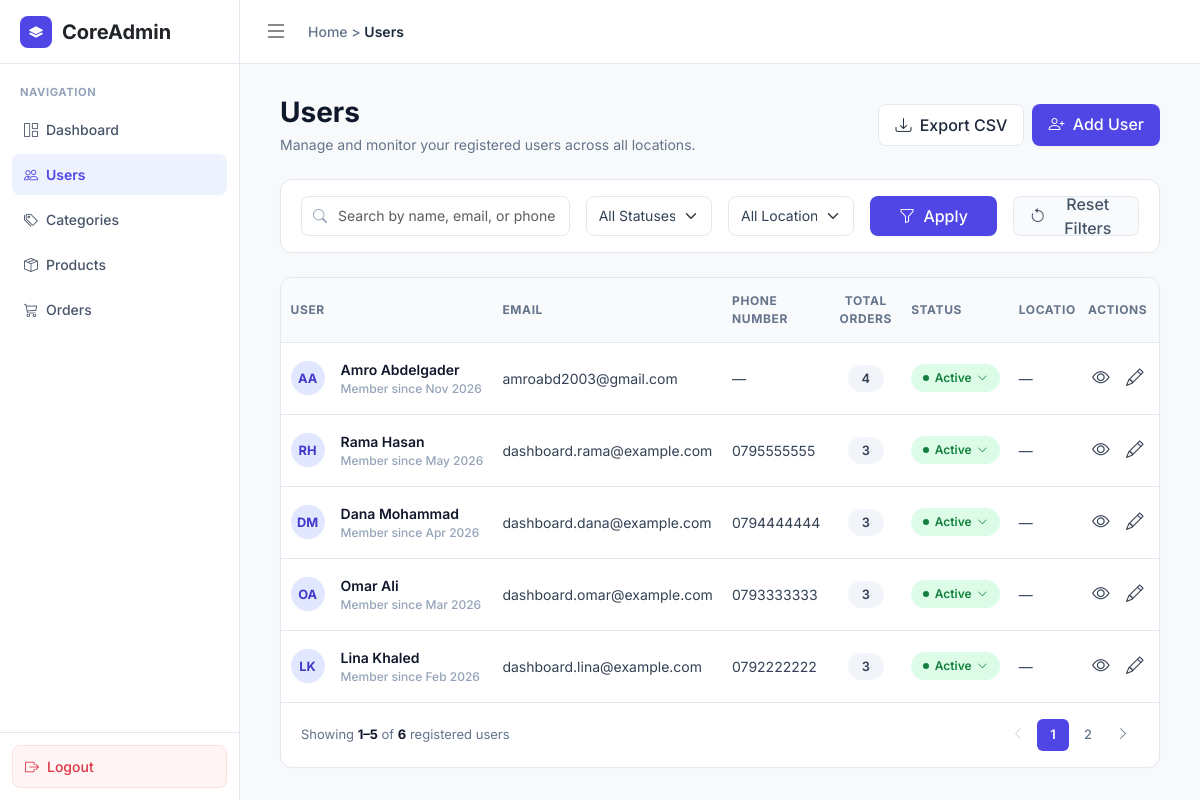
Page /admin/users.php (signed in) on the committed database.
### tables this page shows
CREATE TABLE `users` (
  `id` int(11) NOT NULL,
  `full_name` varchar(255) NOT NULL,
  `email` varchar(255) NOT NULL,
  `password_hash` varchar(255) NOT NULL,
  `phone` varchar(20) DEFAULT NULL,
  `created_at` timestamp NOT NULL DEFAULT current_timestamp(),
  `is_active` tinyint(1) NOT NULL DEFAULT 1
);

### admin/includes/helpers.php (called while the page is built, shortened)
<?php
function safe($text)
{
    return htmlspecialchars($text, ENT_QUOTES, "UTF-8");
}
function getInitials($fullName)
{
    $words = explode(" ", trim($fullName));
    $firstWord = $words[0];
    $lastWord = $words[count($words) - 1];
    $initials = mb_substr($firstWord, 0, 1);
    if (count($words) > 1) {
        $initials = $initials . mb_substr($lastWord, 0, 1);
    }
    return mb_strtoupper($initials);
}
function filterParams($search, $status, $country)
{
    $filters = [];
    return $filters;
}
function usersLink($pageNumber, $search, $status, $country)
{
    $filters = filterParams($search, $status, $country);
    $filters["page"] = $pageNumber;
    return "users.php?" . http_build_query($filters);
}
function exportLink($search, $status, $country)
{
    $filters = filterParams($search, $status, $country);
    if (count($filters) === 0) {
        return "user-export.php";
    }
    return "user-export.php?" . http_build_query($filters);
}

### app/models/user.php (called while the page is built, shortened)
<?php
class User
{
    private PDO $db;
    public function __construct(PDO $db)
    {
        $this->db = $db;
    }
    public function getAll(
        string $search = "",
        ?int $status = null,
        string $country = "",
        int $limit = 5,
        int $offset = 0
    ): array {
        [$where, $params] = $this->buildFilters($search, $status, $country);
        $sql = "SELECT u.id, u.full_name, u.email, u.phone, u.is_active, u.created_at,
                       (SELECT COUNT(*) FROM orders o WHERE o.user_id = u.id) AS total_orders,
                       (SELECT a.country FROM address a WHERE a.user_id = u.id
                        ORDER BY a.id LIMIT 1) AS country
                FROM users u
                $where
                ORDER BY u.id DESC
                LIMIT ? OFFSET ?";
        $stmt = $this->db->prepare($sql);
        $i = 1;
        $stmt->bindValue($i++, $limit, PDO::PARAM_INT);
        $stmt->bindValue($i, $offset, PDO::PARAM_INT);
        $stmt->execute();
        return $stmt->fetchAll();
    }
    public function countAll(
        string $search = "",
        ?int $status = null,
        string $country = ""
    ): int {
        [$where, $params] = $this->buildFilters($search, $status, $country);
        $sql = "SELECT COUNT(*) FROM users u $where";
        $stmt = $this->db->prepare($sql);
        $stmt->execute($params);
        return (int) $stmt->fetchColumn();
    }
    private function buildFilters(string $search, ?int $status, string $country): array
    {
        $conditions = [];
        $params = [];
        $where = $conditions ? "WHERE " . implode(" AND ", $conditions) : "";
        return [$where, $params];
    }
}

### admin/users.php (the view, shortened to what this page needs)
<?php
require_once __DIR__ . '/../app/models/user.php';
require_once __DIR__ . '/includes/helpers.php';
$database = new Database();
$db = $database->connect();
$userModel = new User($db);
$search = "";
$country = "";
$status = null;
$usersPerPage = 5;
$totalUsers = $userModel->countAll($search, $status, $country);
$totalPages = ceil($totalUsers / $usersPerPage);
$currentPage = 1;
$offset = ($currentPage - 1) * $usersPerPage;
$users = $userModel->getAll($search, $status, $country, $usersPerPage, $offset);
$firstShown = $offset + 1;
$lastShown = $offset + count($users);
require __DIR__ . '/includes/header.php';
?>
                <div class="page-header" id="users-top">
                    <div>
                        <h1 class="page-title">Users</h1>
                        <p class="page-subtitle">Manage and monitor your registered users across all locations.</p>
                    </div>
                    <div class="d-flex gap-2">
                        <a href="<?php echo safe(exportLink($search, $status, $country)); ?>" class="btn btn-outline-custom">
                            <i class="bi bi-download me-1"></i> Export CSV
                        </a>
                        <a href="#add-user" class="btn btn-brand">
                            <i class="bi bi-person-plus me-1"></i> Add User
                        </a>
                    </div>
                </div>
                <form method="get" action="users.php" class="filter-card">
                    <div class="row g-3">
                        <div class="col-lg-4 col-md-12">
                            <div class="filter-search">
                                <i class="bi bi-search"></i>
                                <input type="text" name="search" class="form-control"
                                       value="<?php echo safe($search); ?>"
                                       placeholder="Search by name, email, or phone number...">
                            </div>
                        </div>
                        <div class="col-lg-2 col-md-3">
                            <select name="status" class="form-select form-select-custom">
                                <option value="">All Statuses</option>
                            </select>
                        </div>
                        <div class="col-lg-2 col-md-3">
                            <select name="country" class="form-select form-select-custom">
                                <option value="">All Locations</option>
                            </select>
                        </div>
                        <div class="col-lg-2 col-md-3">
                            <button type="submit" class="btn btn-brand w-100">
                                <i class="bi bi-funnel me-1"></i> Apply
                            </button>
                        </div>
                        <div class="col-lg-2 col-md-3 text-end">
                            <a href="users.php" class="btn btn-reset w-100 justify-content-center">
                                <i class="bi bi-arrow-counterclockwise"></i> Reset Filters
                            </a>
                        </div>
                    </div>
                </form>
                <div class="table-card">
                    <div class="table-responsive">
                        <table class="custom-table">
                            <thead>
                                <tr>
                                    <th>USER</th>
                                    <th>EMAIL</th>
                                    <th>PHONE NUMBER</th>
                                    <th class="text-center">TOTAL ORDERS</th>
                                    <th>STATUS</th>
                                    <th>LOCATION</th>
                                    <th class="text-center">ACTIONS</th>
                                </tr>
                            </thead>
                            <tbody>
                                <?php foreach ($users as $user) { ?>
                                    <?php
                                    $memberSince = date("M Y", strtotime($user["created_at"]));
                                    $phone = "—";
                                    if ($user["phone"] !== null && $user["phone"] !== "") {
                                        $phone = $user["phone"];
                                    }
                                    if ($user["is_active"] == 1) {
                                        $statusText = "Active";
                                        $statusClass = "btn-status-pill";
                                    } else {
                                        $statusText = "Inactive";
                                        $statusClass = "btn-status-pill inactive";
                                    }
                                    ?>
                                    <tr>
                                        <td>
                                            <div class="d-flex align-items-center gap-3">
                                                <div class="user-initials"><?php echo safe(getInitials($user["full_name"])); ?></div>
                                                <div>
                                                    <div class="user-title"><?php echo safe($user["full_name"]); ?></div>
                                                    <div class="member-since">Member since <?php echo $memberSince; ?></div>
                                                </div>
                                            </div>
                                        </td>
                                        <td><?php echo safe($user["email"]); ?></td>
                                        <td class="text-nowrap"><?php echo safe($phone); ?></td>
                                        <td class="text-center">
                                            <span class="orders-pill"><?php echo $user["total_orders"]; ?></span>
                                        </td>
                                        <td>
                                            <details class="status-dropdown-wrapper">
                                                <summary class="<?php echo $statusClass; ?>">
                                                    <?php echo $statusText; ?> <i class="bi bi-chevron-down"></i>
                                                </summary>
                                            </details>
                                        </td>
                                        <td>
                                            <?php if ($user["country"] !== null) { ?>
                                                <span class="country-code"><?php echo safe(getCountryCode($user["country"])); ?></span>
                                                <?php echo safe($user["country"]); ?>
                                            <?php } else { ?>
                                                —
                                            <?php } ?>
                                        </td>
                                        <td>
                                            <div class="action-icons">
                                                <a href="user-view.php?id=<?php echo $user["id"]; ?>" class="action-btn" title="View"><i class="bi bi-eye"></i></a>
                                                <a href="#edit-user-<?php echo $user["id"]; ?>" class="action-btn" title="Edit"><i class="bi bi-pencil"></i></a>
                                            </div>
                                        </td>
                                    </tr>
                                <?php } ?>
                            </tbody>
                        </table>
                    </div>
                    <div class="table-footer">
                        <div class="pagination-info">
                            <?php if (count($users) === 0) { ?>
                                Showing <strong>0</strong>
                            <?php } else { ?>
                                Showing <strong><?php echo $firstShown; ?>–<?php echo $lastShown; ?></strong>
                            <?php } ?>
                            of <strong><?php echo $totalUsers; ?></strong> registered users
                        </div>
                        <ul class="custom-pagination">
                            <?php if ($currentPage > 1) { ?>
                                <li class="page-item">
                                    <a class="page-link" href="<?php echo safe(usersLink($currentPage - 1, $search, $status, $country)); ?>" title="Previous">
                                        <i class="bi bi-chevron-left"></i>
                                    </a>
                                </li>
                            <?php } else { ?>
                                <li class="page-item disabled">
                                    <span class="page-link"><i class="bi bi-chevron-left"></i></span>
                                </li>
                            <?php } ?>
                            <?php for ($pageNumber = 1; $pageNumber <= $totalPages; $pageNumber++) { ?>
                                <?php if ($pageNumber == $currentPage) { ?>
                                    <li class="page-item active">
                                        <span class="page-link"><?php echo $pageNumber; ?></span>
                                    </li>
                                <?php } else { ?>
                                    <li class="page-item">
                                        <a class="page-link" href="<?php echo safe(usersLink($pageNumber, $search, $status, $country)); ?>"><?php echo $pageNumber; ?></a>
                                    </li>
                                <?php } ?>
                            <?php } ?>
                            <?php if ($currentPage < $totalPages) { ?>
                                <li class="page-item">
                                    <a class="page-link" href="<?php echo safe(usersLink($currentPage + 1, $search, $status, $country)); ?>" title="Next">
                                        <i class="bi bi-chevron-right"></i>
                                    </a>
                                </li>
                            <?php } else { ?>
                                <li class="page-item disabled">
                                    <span class="page-link"><i class="bi bi-chevron-right"></i></span>
                                </li>
                            <?php } ?>
                        </ul>
                    </div>
                </div>
<?php require __DIR__ . '/includes/footer.php'; ?>

### rows in the picture
users: full_name "AA", full_name "Amro Abdelgader", created_at "Nov 2026", email "amroabd2003@gmail.com", phone "—", total_orders "4", is_active "Active"
users: full_name "RH", full_name "Rama Hasan", created_at "May 2026", email "dashboard.rama@example.com", phone "0795555555", total_orders "3", is_active "Active"
users: full_name "DM", full_name "Dana Mohammad", created_at "Apr 2026", email "dashboard.dana@example.com", phone "0794444444", total_orders "3", is_active "Active"
users: full_name "OA", full_name "Omar Ali", created_at "Mar 2026", email "dashboard.omar@example.com", phone "0793333333", total_orders "3", is_active "Active"
users: full_name "LK", full_name "Lina Khaled", created_at "Feb 2026", email "dashboard.lina@example.com", phone "0792222222", total_orders "3", is_active "Active"

### other values in the picture
safe($breadcrumb) "Users"
$firstShown "1"
$lastShown "5"
$totalUsers "6"
